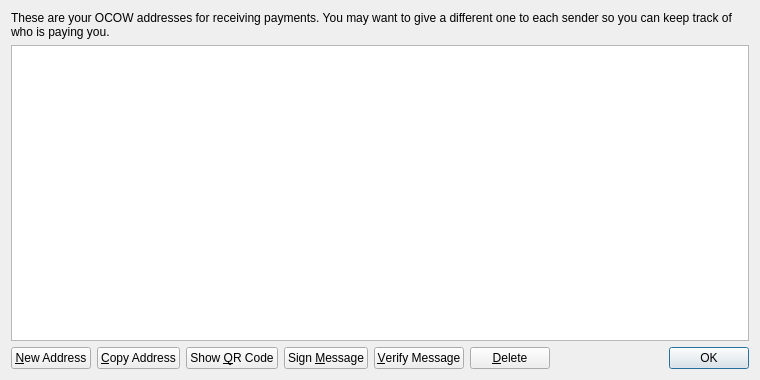
<?xml version="1.0" encoding="UTF-8"?>
<ui version="4.0">
 <class>AddressBookPage</class>
 <widget class="QWidget" name="AddressBookPage">
  <property name="geometry">
   <rect>
    <x>0</x>
    <y>0</y>
    <width>760</width>
    <height>380</height>
   </rect>
  </property>
  <property name="windowTitle">
   <string>Address Book</string>
  </property>
  <layout class="QVBoxLayout" name="verticalLayout">
   <item>
    <widget class="QLabel" name="labelExplanation">
     <property name="text">
      <string>These are your OCOW addresses for receiving payments. You may want to give a different one to each sender so you can keep track of who is paying you.</string>
     </property>
     <property name="textFormat">
      <enum>Qt::PlainText</enum>
     </property>
     <property name="wordWrap">
      <bool>true</bool>
     </property>
    </widget>
   </item>
   <item>
    <widget class="QTableView" name="tableView">
     <property name="contextMenuPolicy">
      <enum>Qt::CustomContextMenu</enum>
     </property>
     <property name="toolTip">
      <string>Double-click to edit address or label</string>
     </property>
     <property name="tabKeyNavigation">
      <bool>false</bool>
     </property>
     <property name="alternatingRowColors">
      <bool>true</bool>
     </property>
     <property name="selectionMode">
      <enum>QAbstractItemView::SingleSelection</enum>
     </property>
     <property name="selectionBehavior">
      <enum>QAbstractItemView::SelectRows</enum>
     </property>
     <property name="sortingEnabled">
      <bool>true</bool>
     </property>
     <attribute name="verticalHeaderVisible">
      <bool>false</bool>
     </attribute>
    </widget>
   </item>
   <item>
    <layout class="QHBoxLayout" name="horizontalLayout">
     <item>
      <widget class="QPushButton" name="newAddressButton">
       <property name="toolTip">
        <string>Create a new address</string>
       </property>
       <property name="text">
        <string>&amp;New Address</string>
       </property>
       <property name="icon">
        <iconset resource="../bitcoin.qrc">
         <normaloff>:/icons/add</normaloff>:/icons/add</iconset>
       </property>
      </widget>
     </item>
     <item>
      <widget class="QPushButton" name="copyToClipboard">
       <property name="toolTip">
        <string>Copy the currently selected address to the system clipboard</string>
       </property>
       <property name="text">
        <string>&amp;Copy Address</string>
       </property>
       <property name="icon">
        <iconset resource="../bitcoin.qrc">
         <normaloff>:/icons/editcopy</normaloff>:/icons/editcopy</iconset>
       </property>
      </widget>
     </item>
     <item>
      <widget class="QPushButton" name="showQRCode">
       <property name="text">
        <string>Show &amp;QR Code</string>
       </property>
       <property name="icon">
        <iconset resource="../bitcoin.qrc">
         <normaloff>:/icons/qrcode</normaloff>:/icons/qrcode</iconset>
       </property>
      </widget>
     </item>
     <item>
      <widget class="QPushButton" name="signMessage">
       <property name="toolTip">
        <string>Sign a message to prove you own a OCOW address</string>
       </property>
       <property name="text">
        <string>Sign &amp;Message</string>
       </property>
       <property name="icon">
        <iconset resource="../bitcoin.qrc">
         <normaloff>:/icons/edit</normaloff>:/icons/edit</iconset>
       </property>
      </widget>
     </item>
     <item>
      <widget class="QPushButton" name="verifyMessage">
       <property name="toolTip">
        <string>Verify a message to ensure it was signed with a specified OCOW address</string>
       </property>
       <property name="text">
        <string>&amp;Verify Message</string>
       </property>
       <property name="icon">
        <iconset resource="../bitcoin.qrc">
         <normaloff>:/icons/transaction_0</normaloff>:/icons/transaction_0</iconset>
       </property>
      </widget>
     </item>
     <item>
      <widget class="QPushButton" name="deleteButton">
       <property name="toolTip">
        <string>Delete the currently selected address from the list</string>
       </property>
       <property name="text">
        <string>&amp;Delete</string>
       </property>
       <property name="icon">
        <iconset resource="../bitcoin.qrc">
         <normaloff>:/icons/remove</normaloff>:/icons/remove</iconset>
       </property>
      </widget>
     </item>
     <item>
      <spacer name="horizontalSpacer">
       <property name="orientation">
        <enum>Qt::Horizontal</enum>
       </property>
       <property name="sizeHint" stdset="0">
        <size>
         <width>40</width>
         <height>20</height>
        </size>
       </property>
      </spacer>
     </item>
     <item>
      <widget class="QDialogButtonBox" name="buttonBox">
       <property name="sizePolicy">
        <sizepolicy hsizetype="Maximum" vsizetype="Fixed">
         <horstretch>0</horstretch>
         <verstretch>0</verstretch>
        </sizepolicy>
       </property>
       <property name="standardButtons">
        <set>QDialogButtonBox::Ok</set>
       </property>
      </widget>
     </item>
    </layout>
   </item>
  </layout>
 </widget>
 <resources>
  <include location="../bitcoin.qrc"/>
 </resources>
 <connections/>
</ui>
